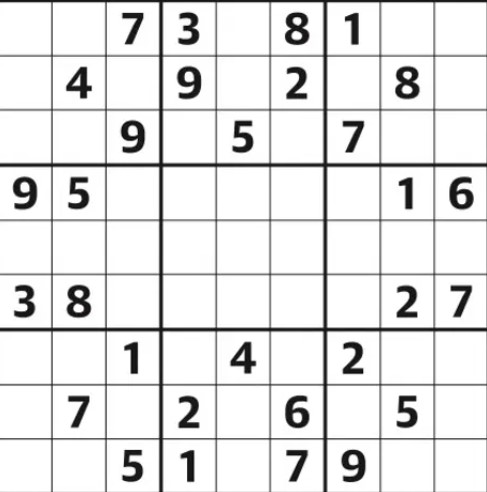
#> input picture Examples/Example1.jpg, 487 x 492 px
$ python -i Methods.py   (imports and definitions only)
#> lines starting #> are read from the running program, lines starting #| are printed output that depends on the picture
#> further down, picture is the input picture: shape (492, 487, 3); mean B, G, R 228.8, 228.8, 228.8
import cv2
import numpy as np
import os

def draw_lines_by_points(img, lines, color=(0,255,0), thickness=2):
    for line in lines:
        cv2.line(img, line[0], line[1], color, thickness)
    return img


def sliding_window(canny, y, x, window_size):
    # return True if (y,x) neighbor is on line
    # return weight according to distance between spotted pixel to (y,x)
    bool, weight = False, 0
    rows, cols = canny.shape
    for i in range(y-window_size, y+window_size+1):
        for j in range(x-window_size, x+window_size+1):
            if i>-1 and i<rows and j>-1 and j<cols:
                if canny[i, j] == 255:
                    bool = True
                    dx = abs(x-j)
                    dy = abs(y-i)
                    weight = max(weight, window_size -(dx+dy))
    return bool, weight

def bresenham(x0, y0, x1, y1):
    """Yield integer coordinates on the line from (x0, y0) to (x1, y1).
    Input coordinates should be integers.
    The result will contain both the start and the end point.
    """
    dx = x1 - x0
    dy = y1 - y0

    xsign = 1 if dx > 0 else -1
    ysign = 1 if dy > 0 else -1

    dx = abs(dx)
    dy = abs(dy)

    if dx > dy:
        xx, xy, yx, yy = xsign, 0, 0, ysign
    else:
        dx, dy = dy, dx
        xx, xy, yx, yy = 0, ysign, xsign, 0

    D = 2*dy - dx
    y = 0

    for x in range(dx + 1):
        yield x0 + x*xx + y*yx, y0 + x*xy + y*yy
        if D >= 0:
            y += 1
            D -= 2*dx
        D += 2*dy

def scan_line_using_bresenham(canny,line,window_size=2):
    rho, theta = line[:2]
    rows, cols = canny.shape
    max_line = None
    max_count = 0
    a = np.cos(theta)
    b = np.sin(theta)
    x0 = a*rho
    y0 = b*rho
    x1 = int(x0 + 1000*(-b))
    y1 = int(y0 + 1000*(a))
    x2 = int(x0 - 1000*(-b))
    y2 = int(y0 - 1000*(a))
    point_on_line = list(bresenham(x1,y1,x2,y2))
    i = 0
    while i < len(point_on_line):
        pt = point_on_line[i]
        x, y = pt[0], pt[1]
        on_line, weight = sliding_window(canny ,y ,x, window_size)
        cur_line_weight = 0
        count = 0
        while on_line and i < len(point_on_line):
                pt = point_on_line[i]
                x, y = pt[0], pt[1]
                cur_line_weight += weight
                # count==0 means new sequence of a line
                if count == 0:
                    point1 = (x,y)
                count += 1
                point2 = (x,y)
                i +=1
                on_line, weight = sliding_window(canny ,y ,x, window_size)
        # longest line untill now
        if max_count < count:
            max_count = count
            main_line = [point1, point2, cur_line_weight, count]
        i +=1

    return main_line

def draw_best_k_lines(img, T1=100, T2=200, k=7, color=(0,255,0), window_size=2):
#> called with T1 = 100, T2 = 200, k = 7, color = (0, 255, 0), window_size = 2
    gray = cv2.cvtColor(img, cv2.COLOR_BGR2GRAY)
    canny = cv2.Canny(gray, 50, 150, apertureSize=3)
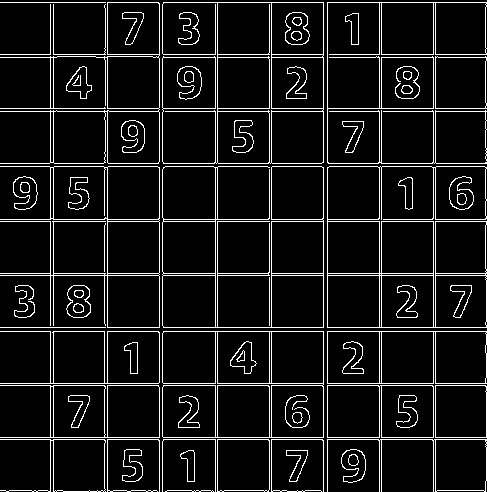
#> canny: shape (492, 487); 8.6% white in thin lines or dots
    lines = cv2.HoughLines(canny, 1, np.pi/180, 200)
#> lines = 35 rows, first 8: [327, 0], [217, 0], [327, 1.57], [107, 0], [271, 0], [2, 1.57], [437, 1.57], [381, 0]
    lines = np.array(list(map(lambda l: l[0],lines)))
#> lines = 35 pairs, first value 2 to 490, second value 0 to 1.57

    canny = cv2.Canny(gray, T1, T2, apertureSize=3)
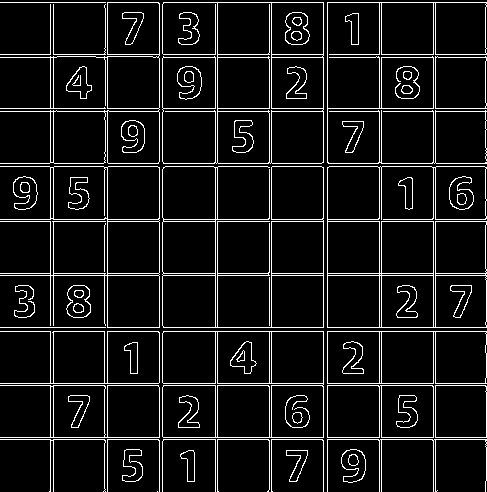
#> canny: shape (492, 487); 8.4% white in thin lines or dots
    lines = np.array(list(map(lambda l: scan_line_using_bresenham(canny,l, window_size),lines)))
#> after the loop in scan_line_using_bresenham, `while i < len(point_on_line):`: i = 2001; main_line = [(327, 493), (327, -1), 970, 495]; max_count = 495
#> the loop in scan_line_using_bresenham (call 2), `while i < len(point_on_line):` made 1506 passes
    sorted_lines = sorted(lines, key=lambda l: (l[3], l[2]), reverse=True)
    sorted_lines = np.array(list(map(lambda l: [l[0],l[1]], sorted_lines)))
    best_ks = sorted_lines[:k]
    img = draw_lines_by_points(img,best_ks, color)
    return img

def draw_all_lines(img, T1=50, T2=150, color=(0,255,0)):
    gray = cv2.cvtColor(img, cv2.COLOR_BGR2GRAY)
    canny = cv2.Canny(gray, 50, 150, apertureSize=3)
    lines = cv2.HoughLines(canny, 1, np.pi/180, 200)
    lines = np.array(list(map(lambda l: l[0],lines)))

    canny = cv2.Canny(gray, T1, T2, apertureSize=3)
    vertical_lines = np.array(list(map(lambda l: scan_line_using_bresenham(canny,l),lines)))
    sorted_lines = sorted(vertical_lines, key=lambda l: (l[2], l[3]), reverse=True)
    sorted_lines = np.array(list(map(lambda l: [l[0],l[1]], sorted_lines)))

    img = draw_lines_by_points(img,sorted_lines, color)
    return img

>>> import cv2
>>> picture = cv2.imread('../Examples/Example1.jpg')
#> (the run stopped early here; a loop or call above may not have finished)

$ run again, on Examples/Example3.jpg
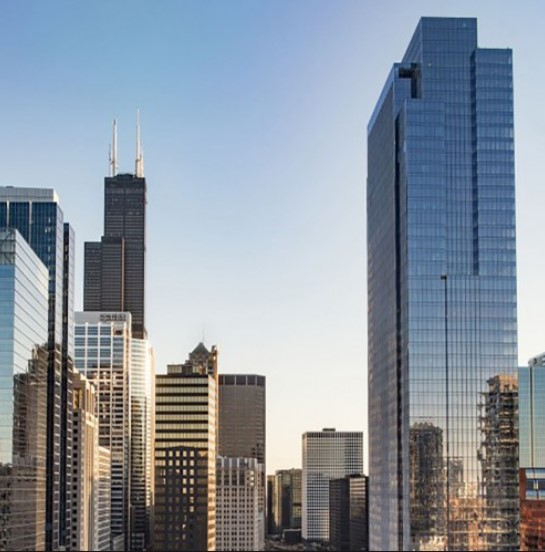
#> input picture Examples/Example3.jpg, 545 x 552 px
#> picture is the input picture: shape (552, 545, 3); mean B, G, R 159.7, 148.7, 139.1
#> in draw_best_k_lines, `canny = cv2.Canny(gray, 50, 150, apertureSize=3)`:
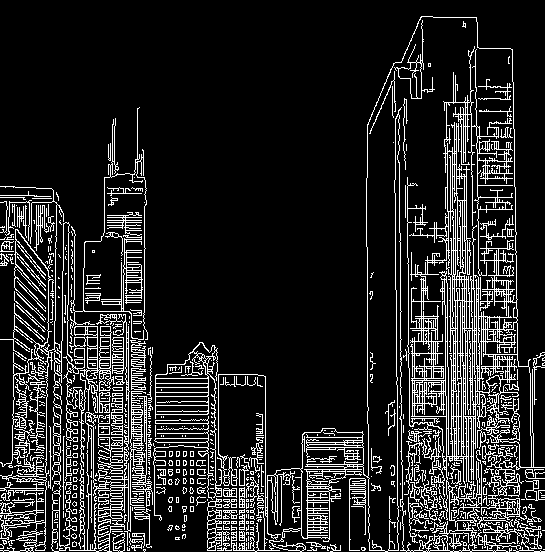
#> canny: shape (552, 545); 14.2% white in thin lines or dots
#> in draw_best_k_lines, `lines = cv2.HoughLines(canny, 1, np.pi/180, 200)`: lines = 69 rows, first 8: [-511, 3.12], [550, 1.57], [-444, 3.12], [-468, 3.12], [-463, 3.12], [-458, 3.12], [-451, 3.12], [469, 1.57]
#> in draw_best_k_lines, `lines = np.array(list(map(lambda l: l[0],lines)))`: lines = 69 pairs, first value -511 to 550, second value 0 to 3.12
#> in draw_best_k_lines, `canny = cv2.Canny(gray, T1, T2, apertureSize=3)`:
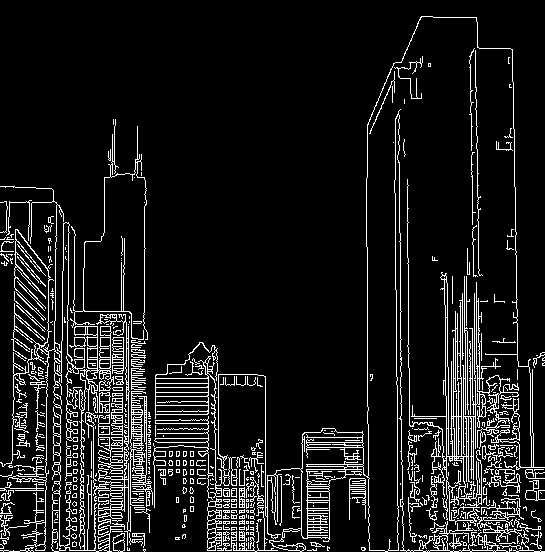
#> canny: shape (552, 545); 9.9% white in thin lines or dots
#> after the loop in scan_line_using_bresenham, `while i < len(point_on_line):`: i = 1999; main_line = [(511, 46), (520, 554), 756, 509]; max_count = 509
#> the loop in scan_line_using_bresenham (call 2), `while i < len(point_on_line):` made 1546 passes
